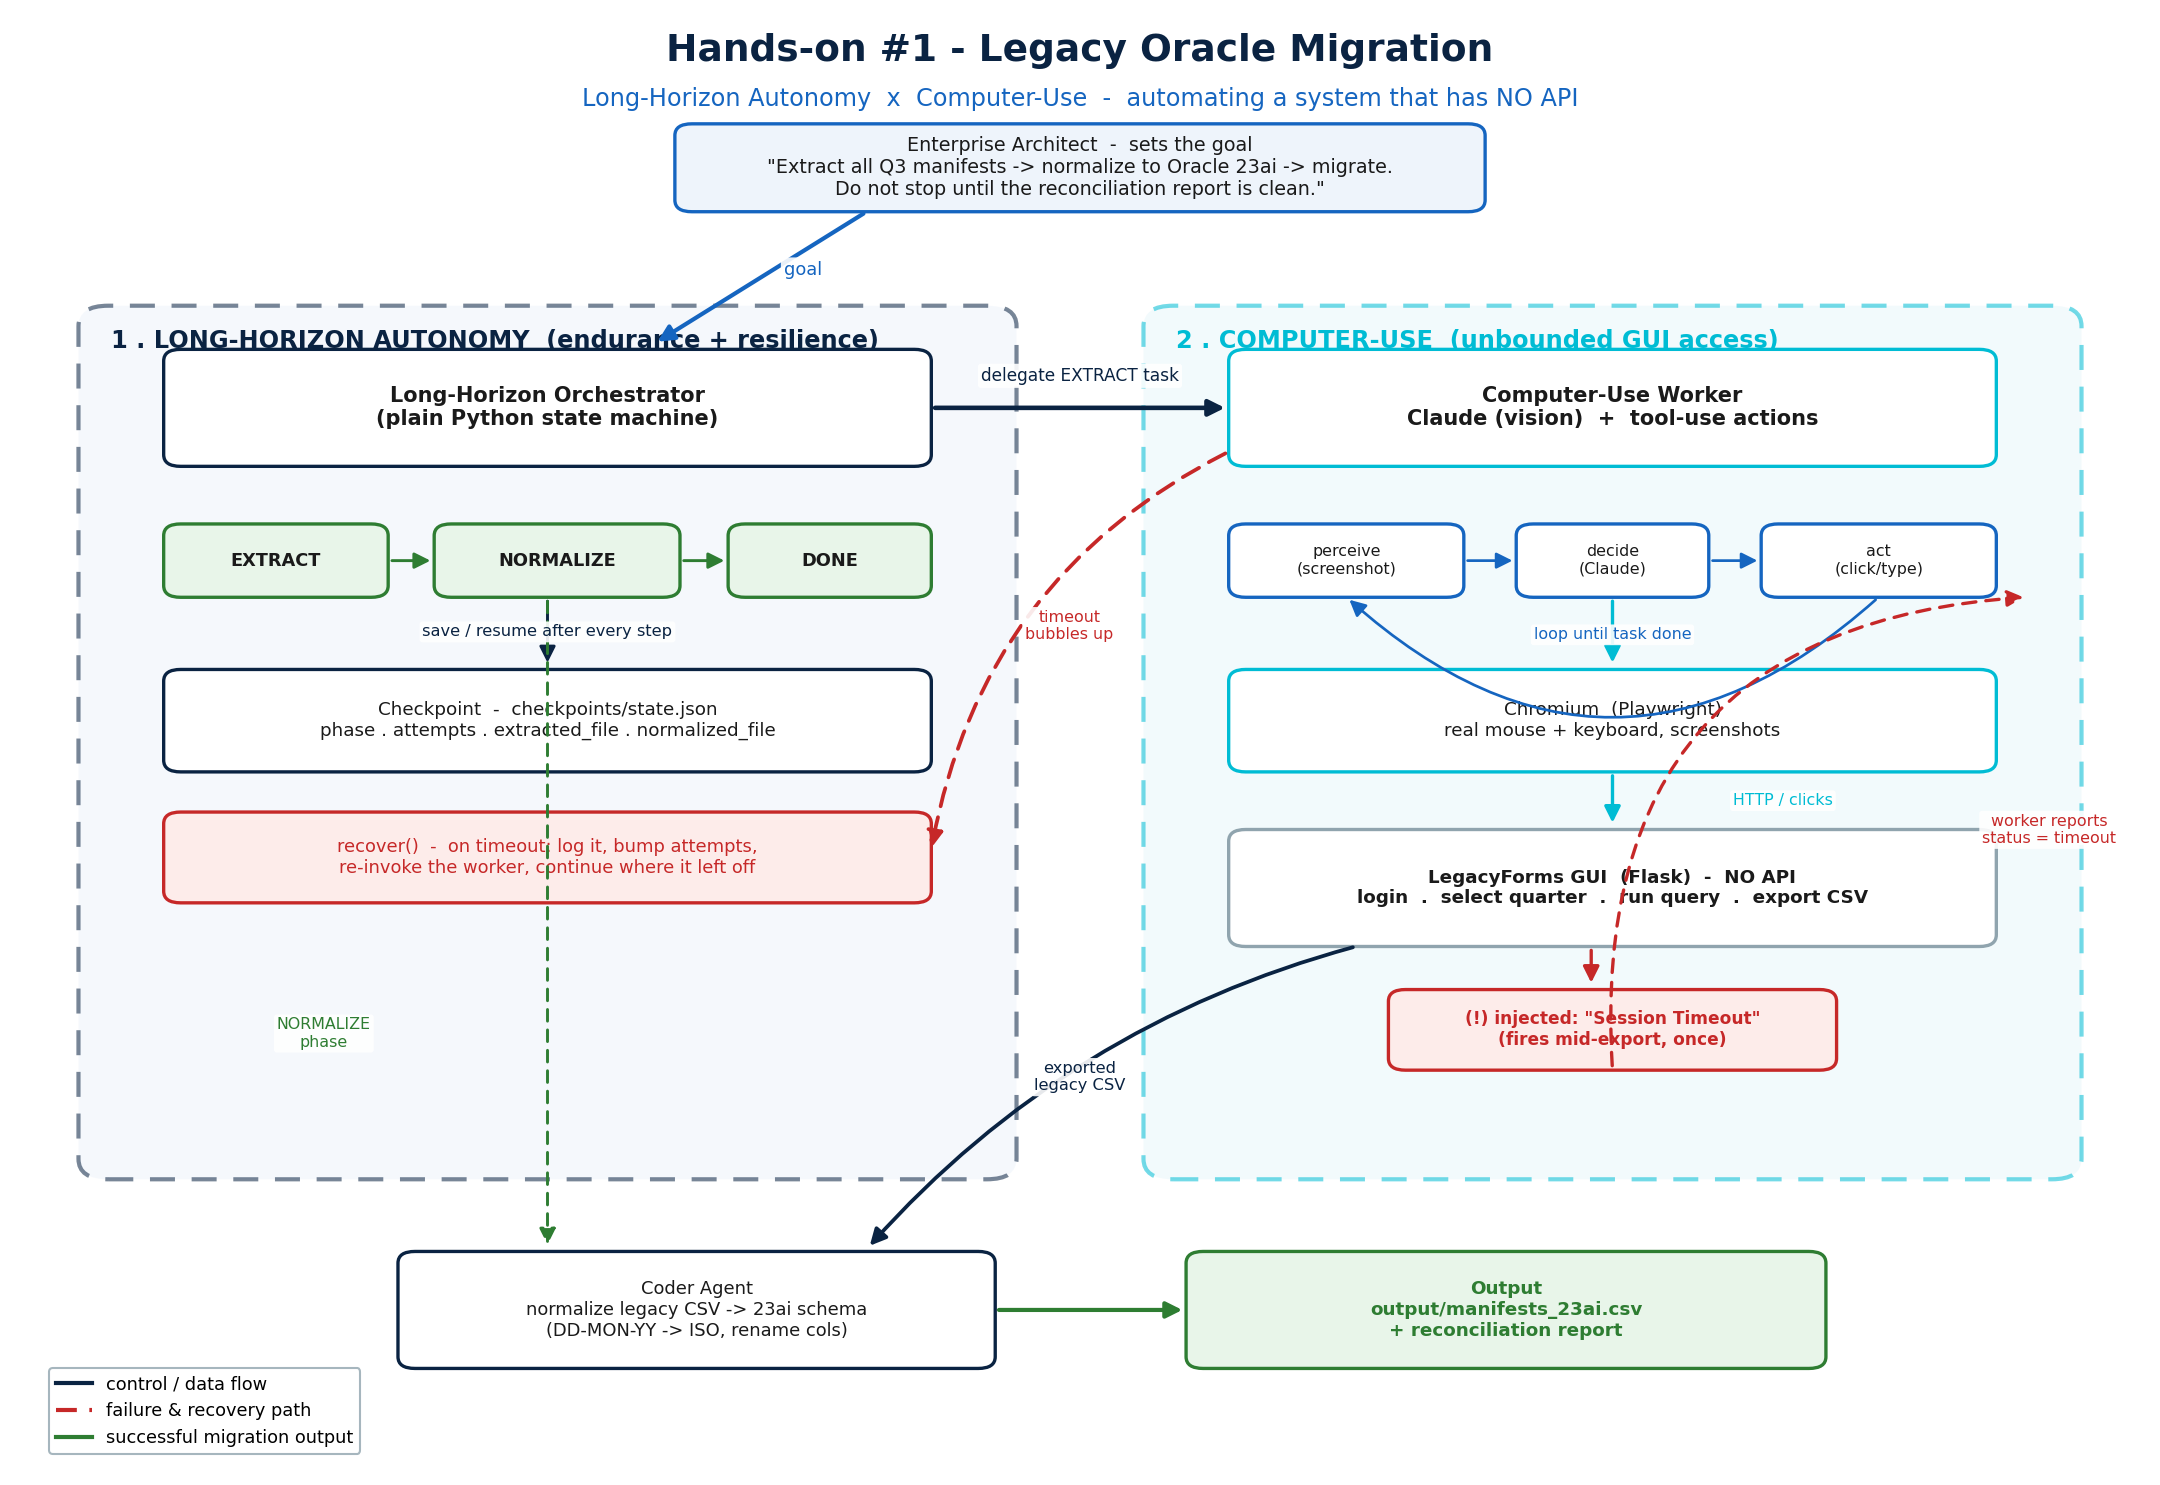

Source code (Python):
"""Render the Hands-on #1 solution architecture diagram to architecture.png.

Pure matplotlib (no graphviz needed). Re-run after edits:
    python architecture.py

Note: DejaVu Sans (matplotlib's default) has no colour-emoji glyphs, so any
emoji in label text would render as tofu boxes. _clean() strips them at render
time, making this robust even if emoji sneak back into the literals.
"""
import re
import matplotlib
matplotlib.use("Agg")
import matplotlib.pyplot as plt
from matplotlib.patches import FancyBboxPatch, FancyArrowPatch
from matplotlib.lines import Line2D

# ---- palette (matches the course PDF theme) ---------------------------------
NAVY = "#0a2342"
BLUE = "#1565c0"
CYAN = "#00bcd4"
LCYAN = "#e8f6fb"
LBLUE = "#eef4fb"
GREY = "#90a4ae"
RED = "#c62828"
LRED = "#fdecea"
GREEN = "#2e7d32"
LGREEN = "#e8f5e9"
INK = "#1a1a1a"

_EMOJI = re.compile("[\U0001F000-\U0001FAFF\U00002600-\U000027BF\U0000FE0F\U0000200D\U000020E3]")


def _clean(text):
    """Drop emoji/symbol glyphs DejaVu Sans can't render, tidy stray spaces."""
    return re.sub(r"^\s+", "", _EMOJI.sub("", text))


fig, ax = plt.subplots(figsize=(14.5, 10), dpi=150)
ax.set_xlim(0, 100)
ax.set_ylim(0, 100)
ax.axis("off")


def box(x, y, w, h, text, fc="white", ec=NAVY, tc=INK, fs=10, bold=False,
        style="round", lw=1.6, ls="-"):
    p = FancyBboxPatch((x, y), w, h,
                       boxstyle=f"{style},pad=0.02,rounding_size=0.8",
                       fc=fc, ec=ec, lw=lw, ls=ls, zorder=2)
    ax.add_patch(p)
    ax.text(x + w / 2, y + h / 2, _clean(text), ha="center", va="center",
            fontsize=fs, color=tc, zorder=3,
            fontweight="bold" if bold else "normal", wrap=True)


def zone(x, y, w, h, label, fc, ec):
    p = FancyBboxPatch((x, y), w, h,
                       boxstyle="round,pad=0.02,rounding_size=1.4",
                       fc=fc, ec=ec, lw=2, ls=(0, (6, 4)), zorder=1, alpha=0.55)
    ax.add_patch(p)
    ax.text(x + 1.5, y + h - 1.6, _clean(label), ha="left", va="top",
            fontsize=11.5, color=ec, fontweight="bold", zorder=3)


def arrow(x1, y1, x2, y2, color=NAVY, ls="-", lw=1.8, label=None,
          lx=None, ly=None, lcolor=None, rad=0.0, fs=8.5):
    a = FancyArrowPatch((x1, y1), (x2, y2),
                        connectionstyle=f"arc3,rad={rad}",
                        arrowstyle="-|>", mutation_scale=16,
                        color=color, lw=lw, ls=ls, zorder=4)
    ax.add_patch(a)
    if label:
        ax.text(lx if lx is not None else (x1 + x2) / 2,
                ly if ly is not None else (y1 + y2) / 2,
                _clean(label), ha="center", va="center", fontsize=fs,
                color=lcolor or color, zorder=5,
                bbox=dict(boxstyle="round,pad=0.18", fc="white",
                          ec="none", alpha=0.9))


# ---- title ------------------------------------------------------------------
ax.text(50, 97.5, "Hands-on #1 - Legacy Oracle Migration",
        ha="center", va="center", fontsize=18, color=NAVY, fontweight="bold")
ax.text(50, 94.2,
        "Long-Horizon Autonomy  x  Computer-Use  -  automating a system that has NO API",
        ha="center", va="center", fontsize=11.5, color=BLUE)

# ---- human goal -------------------------------------------------------------
box(31, 86.5, 38, 6, "Enterprise Architect  -  sets the goal\n"
    "\"Extract all Q3 manifests -> normalize to Oracle 23ai -> migrate.\n"
    "Do not stop until the reconciliation report is clean.\"",
    fc=LBLUE, ec=BLUE, fs=9.2)

# ---- zones ------------------------------------------------------------------
zone(3, 20, 44, 60, "1 . LONG-HORIZON AUTONOMY  (endurance + resilience)", LBLUE, NAVY)
zone(53, 20, 44, 60, "2 . COMPUTER-USE  (unbounded GUI access)", LCYAN, CYAN)

# ---- LEFT: orchestrator -----------------------------------------------------
box(7, 69, 36, 8,
    "Long-Horizon Orchestrator\n(plain Python state machine)",
    fc="white", ec=NAVY, fs=10, bold=True)

# state machine chips
box(7, 60, 10.5, 5, "EXTRACT", fc=LGREEN, ec=GREEN, fs=8.5, bold=True)
box(19.7, 60, 11.5, 5, "NORMALIZE", fc=LGREEN, ec=GREEN, fs=8.5, bold=True)
box(33.5, 60, 9.5, 5, "DONE", fc=LGREEN, ec=GREEN, fs=8.5, bold=True)
arrow(17.5, 62.5, 19.7, 62.5, color=GREEN, lw=1.4)
arrow(31.2, 62.5, 33.5, 62.5, color=GREEN, lw=1.4)

# checkpoint store
box(7, 48, 36, 7,
    "Checkpoint  -  checkpoints/state.json\nphase . attempts . extracted_file . normalized_file",
    fc="white", ec=NAVY, fs=8.8)
arrow(25, 60, 25, 55.2, color=NAVY, lw=1.4,
      label="save / resume after every step", ly=57.6, fs=7.8)

# recover note
box(7, 39, 36, 6.2,
    "recover()  -  on timeout: log it, bump attempts,\nre-invoke the worker, continue where it left off",
    fc=LRED, ec=RED, tc=RED, fs=8.6)

# ---- RIGHT: computer-use ----------------------------------------------------
box(57, 69, 36, 8,
    "Computer-Use Worker\nClaude (vision)  +  tool-use actions",
    fc="white", ec=CYAN, fs=10, bold=True)

# perceive-decide-act cycle chips
box(57, 60, 11, 5, "perceive\n(screenshot)", fc="white", ec=BLUE, fs=7.6)
box(70.5, 60, 9, 5, "decide\n(Claude)", fc="white", ec=BLUE, fs=7.6)
box(82, 60, 11, 5, "act\n(click/type)", fc="white", ec=BLUE, fs=7.6)
arrow(68, 62.5, 70.5, 62.5, color=BLUE, lw=1.3)
arrow(79.5, 62.5, 82, 62.5, color=BLUE, lw=1.3)
arrow(87.5, 60, 62.5, 60, color=BLUE, lw=1.3, rad=-0.45,
      label="loop until task done", ly=57.4, fs=7.6)

# browser
box(57, 48, 36, 7,
    "Chromium  (Playwright)\nreal mouse + keyboard, screenshots",
    fc="white", ec=CYAN, fs=8.8)

# legacy GUI
box(57, 36, 36, 8,
    "LegacyForms GUI  (Flask)  -  NO API\nlogin  .  select quarter  .  run query  .  export CSV",
    fc="white", ec=GREY, fs=8.8, bold=True)

# session timeout injection
box(64.5, 27.5, 21, 5.5,
    "(!) injected: \"Session Timeout\"\n(fires mid-export, once)",
    fc=LRED, ec=RED, tc=RED, fs=8.2, bold=True)

# ---- BOTTOM: coder + output -------------------------------------------------
box(18, 7, 28, 8,
    "Coder Agent\nnormalize legacy CSV -> 23ai schema\n(DD-MON-YY -> ISO, rename cols)",
    fc="white", ec=NAVY, fs=8.6)
box(55, 7, 30, 8,
    "Output\noutput/manifests_23ai.csv\n+ reconciliation report",
    fc=LGREEN, ec=GREEN, tc=GREEN, fs=8.8, bold=True)

# ---- cross arrows -----------------------------------------------------------
arrow(40, 86.5, 30, 77.4, color=BLUE, lw=2, label="goal", lx=37, ly=82.5)
arrow(43, 73, 57, 73, color=NAVY, lw=2.2,
      label="delegate EXTRACT task", ly=75.2, fs=8.2)
arrow(75, 60, 75, 55.2, color=CYAN, lw=1.6)
arrow(75, 48, 75, 44.2, color=CYAN, lw=1.6,
      label="HTTP / clicks", lx=83, ly=46, fs=7.6)
arrow(74, 36, 74, 33.2, color=RED, lw=1.6, ls="-")
arrow(75, 27.5, 94.5, 60, color=RED, lw=1.6, ls=(0, (4, 3)), rad=-0.5,
      label="worker reports\nstatus = timeout", lx=95.5, ly=44, lcolor=RED, fs=7.6)
arrow(57, 70, 43, 42.5, color=RED, lw=1.8, ls=(0, (5, 3)), rad=0.25,
      label="timeout\nbubbles up", lx=49.5, ly=58, lcolor=RED, fs=7.6)
arrow(63, 36, 40, 15.2, color=NAVY, lw=1.8, rad=0.15,
      label="exported\nlegacy CSV", lx=50, ly=27, fs=7.8)
arrow(25, 60, 25, 15.2, color=GREEN, lw=1.4, ls=(0, (4, 3)), rad=0.0,
      label="NORMALIZE\nphase", lx=14.5, ly=30, lcolor=GREEN, fs=7.6)
arrow(46, 11, 55, 11, color=GREEN, lw=2)

# ---- legend -----------------------------------------------------------------
legend = [
    Line2D([0], [0], color=NAVY, lw=2, label="control / data flow"),
    Line2D([0], [0], color=RED, lw=2, ls=(0, (5, 3)), label="failure & recovery path"),
    Line2D([0], [0], color=GREEN, lw=2, label="successful migration output"),
]
ax.legend(handles=legend, loc="lower left", bbox_to_anchor=(0.012, 0.005),
          fontsize=8.5, frameon=True, facecolor="white", edgecolor=GREY)

plt.tight_layout()
out = "architecture.png"
fig.savefig(out, dpi=150, bbox_inches="tight", facecolor="white")
print("wrote", out)
